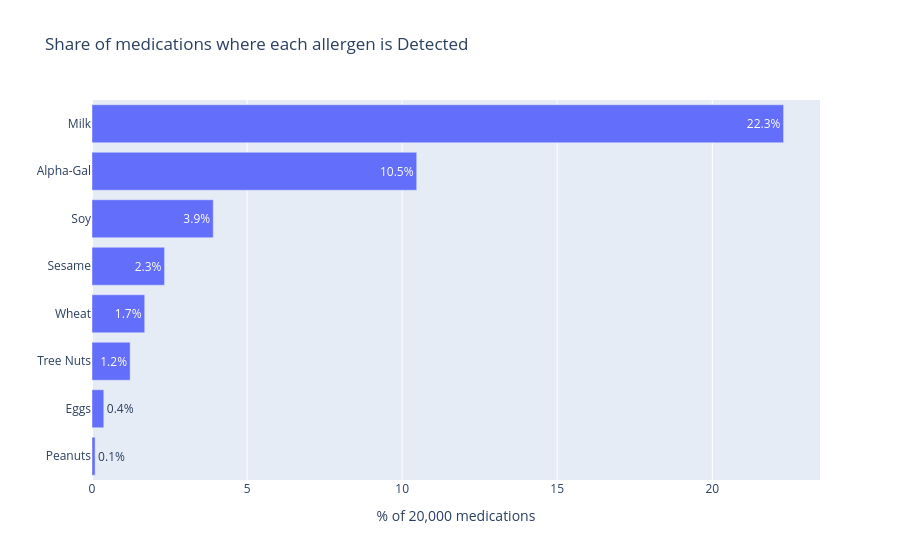

Notebook source saved alongside this figure:
### Markdown cell above
### Chart 2 — Which allergen dominates? (per-allergen prevalence)

### Code cell
al = pd.read_csv("output/02_DatasetCreation_AllergenSummary_Output.csv")

fig = px.bar(al.sort_values("Detected_Pct"), x="Detected_Pct", y="Allergen",
             orientation="h", text="Detected_Pct",
             title="Share of medications where each allergen is Detected",
             labels={"Detected_Pct": "% of 20,000 medications", "Allergen": ""})
fig.update_traces(texttemplate="%{text:.1f}%")
fig.show()

### Figure 1 — Plotly figure (JSON) as saved in the notebook; plotly's stock layout.template omitted (floating-point values rounded to 4 significant figures)
{"data": [{"hovertemplate": "% of 20,000 medications=%{text}<br>=%{y}<extra></extra>", "legendgroup": "", "marker": {"color": "#636efa", "pattern": {"shape": ""}}, "name": "", "orientation": "h", "showlegend": false, "text": [0.1, 0.38, 1.23, 1.7, 2.34, 3.91, 10.47, 22.3], "textposition": "auto", "texttemplate": "%{text:.1f}%", "type": "bar", "x": [0.1, 0.38, 1.23, 1.7, 2.34, 3.91, 10.47, 22.3], "xaxis": "x", "y": ["Peanuts", "Eggs", "Tree Nuts", "Wheat", "Sesame", "Soy", "Alpha-Gal", "Milk"], "yaxis": "y"}], "layout": {"barmode": "relative", "legend": {"tracegroupgap": 0}, "title": {"text": "Share of medications where each allergen is Detected"}, "xaxis": {"anchor": "y", "domain": [0, 1], "title": {"text": "% of 20,000 medications"}}, "yaxis": {"anchor": "x", "domain": [0, 1], "title": {"text": ""}}}}
